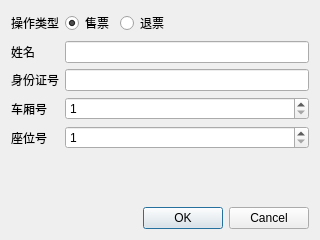
<?xml version="1.0" encoding="UTF-8"?>
<ui version="4.0">
 <class>TicketDialog</class>
 <widget class="QDialog" name="TicketDialog">
  <property name="geometry">
   <rect>
    <x>0</x>
    <y>0</y>
    <width>320</width>
    <height>240</height>
   </rect>
  </property>
  <property name="windowTitle">
   <string>售票 / 退票</string>
  </property>
  <layout class="QVBoxLayout" name="verticalLayout">
   <item>
    <layout class="QHBoxLayout" name="modeLayout">
     <item>
      <widget class="QLabel" name="labelMode">
       <property name="text">
        <string>操作类型</string>
       </property>
      </widget>
     </item>
     <item>
      <widget class="QRadioButton" name="sellRadio">
       <property name="text">
        <string>售票</string>
       </property>
       <property name="checked">
        <bool>true</bool>
       </property>
      </widget>
     </item>
     <item>
      <widget class="QRadioButton" name="refundRadio">
       <property name="text">
        <string>退票</string>
       </property>
      </widget>
     </item>
     <item>
      <spacer name="horizontalSpacer">
       <property name="orientation">
        <enum>Qt::Horizontal</enum>
       </property>
       <property name="sizeHint" stdset="0">
        <size>
         <width>40</width>
         <height>20</height>
        </size>
       </property>
      </spacer>
     </item>
    </layout>
   </item>
   <item>
    <layout class="QFormLayout" name="formLayout">
     <item row="0" column="0">
      <widget class="QLabel" name="labelName">
       <property name="text">
        <string>姓名</string>
       </property>
      </widget>
     </item>
     <item row="0" column="1">
      <widget class="QLineEdit" name="nameEdit"/>
     </item>
     <item row="1" column="0">
      <widget class="QLabel" name="labelId">
       <property name="text">
        <string>身份证号</string>
       </property>
      </widget>
     </item>
     <item row="1" column="1">
      <widget class="QLineEdit" name="idEdit"/>
     </item>
     <item row="2" column="0">
      <widget class="QLabel" name="labelCarriage">
       <property name="text">
        <string>车厢号</string>
       </property>
      </widget>
     </item>
     <item row="2" column="1">
      <widget class="QSpinBox" name="carriageSpin">
       <property name="minimum">
        <number>1</number>
       </property>
       <property name="maximum">
        <number>20</number>
       </property>
      </widget>
     </item>
     <item row="3" column="0">
      <widget class="QLabel" name="labelSeat">
       <property name="text">
        <string>座位号</string>
       </property>
      </widget>
     </item>
     <item row="3" column="1">
      <widget class="QSpinBox" name="seatSpin">
       <property name="minimum">
        <number>1</number>
       </property>
       <property name="maximum">
        <number>200</number>
       </property>
      </widget>
     </item>
    </layout>
   </item>
   <item>
    <widget class="QDialogButtonBox" name="buttonBox">
     <property name="standardButtons">
      <set>QDialogButtonBox::Cancel|QDialogButtonBox::Ok</set>
     </property>
    </widget>
   </item>
  </layout>
 </widget>
 <resources/>
 <connections>
  <connection>
   <sender>buttonBox</sender>
   <signal>accepted()</signal>
   <receiver>TicketDialog</receiver>
   <slot>accept()</slot>
  </connection>
  <connection>
   <sender>buttonBox</sender>
   <signal>rejected()</signal>
   <receiver>TicketDialog</receiver>
   <slot>reject()</slot>
  </connection>
 </connections>
</ui>
